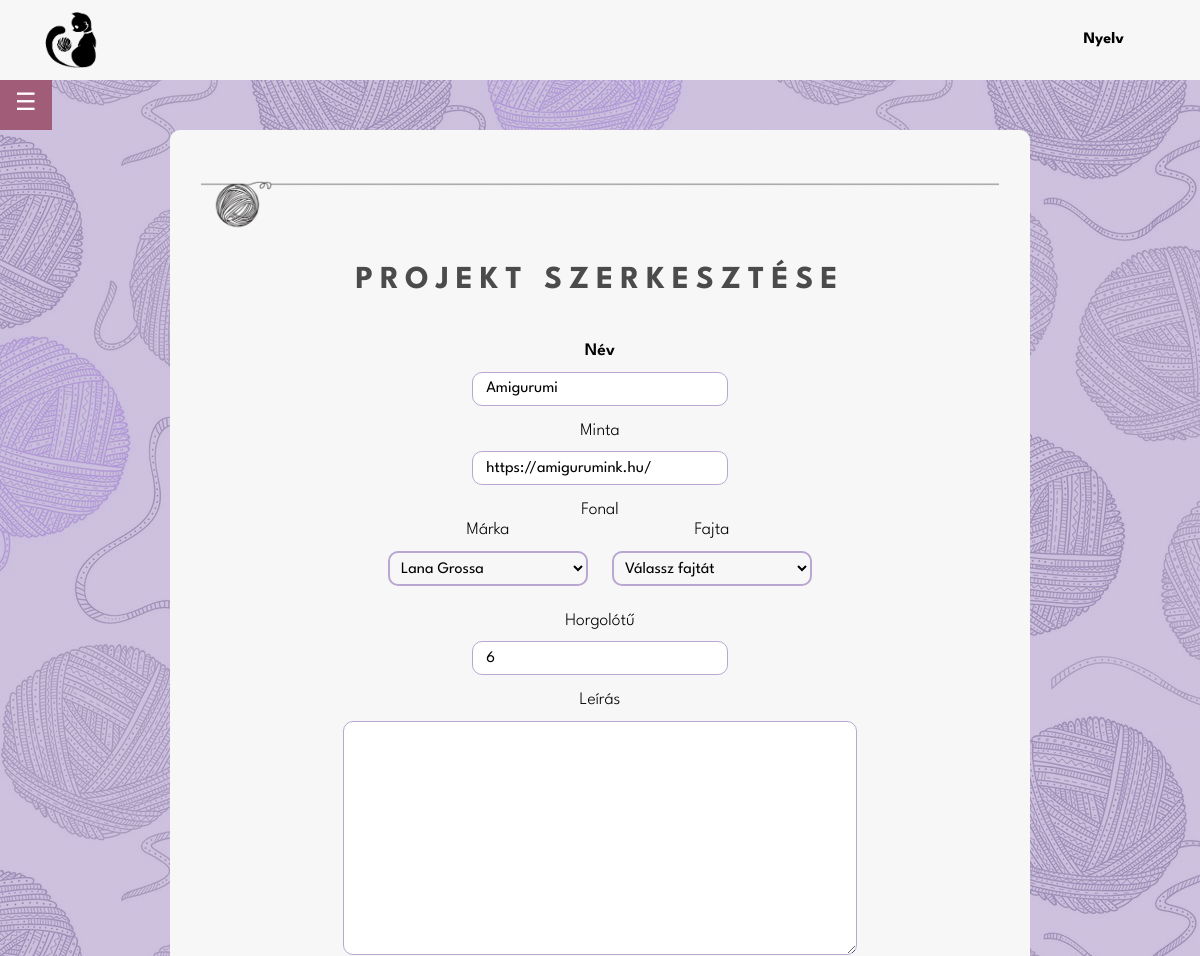
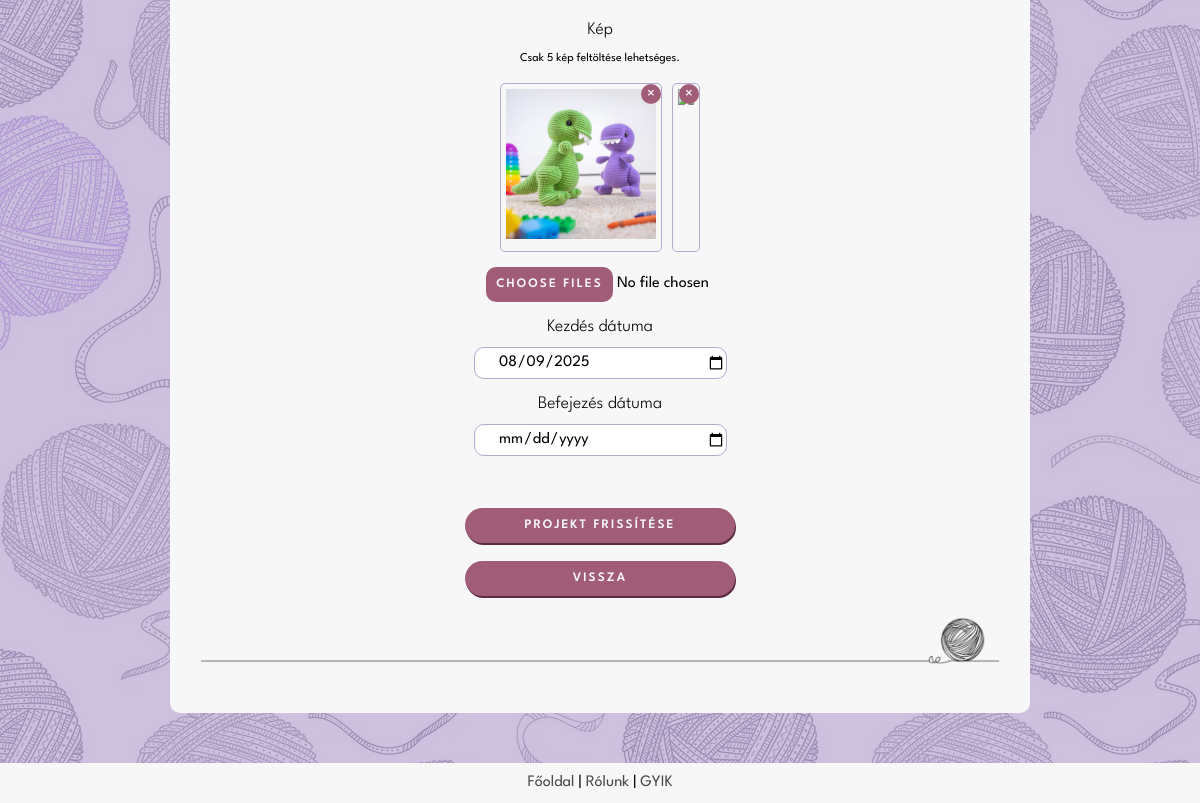
/edit_project.php?id=95 (signed in), run on the app's committed database (2 pictures, top to bottom).
### tables this page shows
CREATE TABLE `projects` (
  `uid` int(11) NOT NULL,
  `id` int(11) NOT NULL,
  `name` varchar(255) NOT NULL,
  `pattern` varchar(1000) DEFAULT NULL,
  `yarn` varchar(255) DEFAULT NULL,
  `hook` decimal(10,0) DEFAULT NULL,
  `description` varchar(1000) DEFAULT NULL,
  `image` varchar(255) DEFAULT NULL,
  `start` date DEFAULT NULL,
  `finish` date DEFAULT NULL
);

CREATE TABLE `yarns` (
  `id` int(11) NOT NULL,
  `brand` set('Drops','Alize','DMC','Kartopu','Nako','Wolans','Yarnart','Himalaya','Schachenmayr','Scheepjes','Lana Grossa','Vlna-Hep','Gründl','Red Heart','Malabrigo') DEFAULT NULL,
  `variety` varchar(255) NOT NULL
);

### backend/lang.php (called while the page is built, shortened)
<?php
    function lang($str) {
        return $str;
    }
?>

### edit_project.php (the view, shortened to what this page needs)
<?php
require $_SERVER['DOCUMENT_ROOT'] . '/project/backend/config.php';
require $_SERVER['DOCUMENT_ROOT'] . '/project/backend/lang.php';
$id = intval($_GET['id']);
$sql = "SELECT id, name, pattern, yarn, hook, description, image, start, finish FROM projects WHERE id=?";
$stmt = $conn->prepare($sql);
$stmt->bind_param("i", $id);
$stmt->execute();
$result = $stmt->get_result();
$row = $result->fetch_assoc();
$current_yarn_id = $row['yarn'];
$existing_image_paths = !empty($row['image']) ? explode(',', $row['image']) : [];
$current_yarn_brand_sql = "SELECT brand FROM yarns WHERE id=?";
$current_yarn_brand_stmt = $conn->prepare($current_yarn_brand_sql);
$current_yarn_brand_stmt->bind_param("i", $current_yarn_id);
$current_yarn_brand_stmt->execute();
$current_yarn_brand_result = $current_yarn_brand_stmt->get_result();
$current_yarn_brand = '';
if ($current_yarn_brand_row = $current_yarn_brand_result->fetch_assoc()) {
    $current_yarn_brand = $current_yarn_brand_row['brand'];
}
$brands = [];
$sql_brands = "SELECT DISTINCT brand FROM yarns ORDER BY brand ASC";
$result_brands = $conn->query($sql_brands);
if ($result_brands->num_rows > 0) {
    while($b_row = $result_brands->fetch_assoc()) {
        $brands[] = $b_row['brand'];
    }
}
?>
<!DOCTYPE html>
<head>
    <?php
    include $_SERVER['DOCUMENT_ROOT'] . '/project/frontend/header.php';
    ?>
</head>
<body>
    <div class="page_container">
        <main class="page_content">
            <div class="main_body">
                <?php
                include $_SERVER['DOCUMENT_ROOT'] . '/project/frontend/sidebar.php';
                ?>
                <div class="main_container">
                    <img src="/project/images/yarn2.png" class="image-center">
                    <h2><?= lang('Projekt szerkesztése') ?></h2>
                    <div>
                        <form action="edit_project.php?id=<?php echo $id; ?>" method="POST" enctype="multipart/form-data">
                            <div class="loginlabel">
                                <label class="label" for="name"><?= lang('Név') ?></label>
                                <br>
                                <input type="text" placeholder="<?= lang('Név') ?>" id="name" name="name" value="<?php echo htmlspecialchars($row['name']); ?>" required>
                            </div>
                            <div class="loginlabel">
                                <label for="pattern"><?= lang('Minta') ?></label>
                                <br>
                                <input type="url" placeholder="<?= lang('Link') ?>" id="pattern" value="<?php echo htmlspecialchars($row['pattern']); ?>" name="pattern">
                            </div>
                            <div class="loginlabel">
                                <label><?= lang('Fonal') ?></label>
                                <br>
                                <div class="yarn_choice">
                                    <label for="brand"><?= lang('Márka') ?></label>
                                    <br>
                                    <select class="yarn_select" id="brand" name="brand">
                                        <?php foreach ($brands as $brand): ?>
                                            <option value="<?= htmlspecialchars($brand) ?>" <?= ($brand == $current_yarn_brand) ? 'selected' : '' ?>>
                                                <?= htmlspecialchars($brand) ?>
                                            </option>
                                        <?php endforeach; ?>
                                    </select>
                                </div>
                                <div class="yarn_choice">
                                    <label for="variety"><?= lang('Fajta') ?></label>
                                    <br>
                                    <select class="yarn_select" id="variety" name="variety">
                                        <option value=""> <?= lang('Válassz fajtát') ?> </option>
                                    </select>
                                </div>
                            </div>
                            <div class="loginlabel">
                                <label for="hook"><?= lang('Horgolótű') ?></label>
                                <br>
                                <input type="number" step=".1" placeholder="<?= lang('Horgolótű') ?>" id="hook" name="hook" value="<?php echo htmlspecialchars($row['hook']); ?>">
                            </div>
                            <div class="loginlabel">
                                <label for="description"><?= lang('Leírás') ?></label>
                                <br>
                                <textarea class="textarea" id="description" name="description"><?php echo htmlspecialchars($row['description']); ?></textarea>
                            </div>
                            <div class="loginlabel">
                                <label for="image"><?= lang('Kép') ?></label>
                                <br>
                                <p style="font-size: 12px;"><?= lang('Csak 5 kép feltöltése lehetséges.') ?></p>
                                <div id="existing-images-container" style="display: flex; flex-wrap: wrap;">
                                    <?php foreach ($existing_image_paths as $image_path):
                                        $trimmed_path = trim($image_path);
                                        if (!empty($trimmed_path)): ?>
                                            <div class="image-preview-item" data-path="<?= htmlspecialchars($trimmed_path) ?>">
                                                <img src="<?= htmlspecialchars($trimmed_path) ?>" style="max-width: 150px; height: auto;">
                                                <button type="button" class="delete-image-btn">&times;</button>
                                            </div>
                                        <?php endif;
                                    endforeach; ?>
                                </div>
                                <input type="file" id="image" name="image[]" class="fileupload" multiple>
                            </div>
                            <div class="loginlabel">
                                <label for="start"><?= lang('Kezdés dátuma') ?></label>
                                <br>
                                <input type="date" id="start" name="start" value="<?php echo htmlspecialchars($row['start'] === '0000-00-00' ? '' : $row['start'] ?? ''); ?>">
                            </div>
                            <div class="loginlabel">
                                <label for="finish"><?= lang('Befejezés dátuma') ?></label>
                                <br>
                                <input type="date" id="finish" name="finish" value="<?php echo htmlspecialchars($row['finish'] === '0000-00-00' ? '' : $row['finish'] ?? ''); ?>">
                            </div>
                            <br><br>
                            <div class="loginlabel">
                                <button class="button" type="submit" name="update_project"><?= lang('Projekt frissítése') ?></button>
                            <br><br>
                                <button type="button" class="button"onclick="location.href = 'project_page.php?id=<?php echo $id; ?>';"><?= lang('Vissza') ?></button>
                            </div>
                        </form>
                        <img src="/project/images/yarn2flipped.png" class="image-center">
                    </div>
                </div>
            </div>
        </main>
    </div>
    <?php
    include $_SERVER['DOCUMENT_ROOT'] . '/project/frontend/footer.php';
    ?>
</body>
</html>

### frontend/style.css (style rules this page uses)
body { font-family: 'League Spartan'; background-image: linear-gradient( rgba(184, 167, 209, 0.7), rgba(184, 167, 209, 0.7) ), url(../images/background.png); min-height: 100vh; display:flex; flex-direction:column; }
h2 { margin-top: 10; letter-spacing: 7px; text-transform: uppercase; font-size: 2em; text-align: center; color: rgb(75, 75, 75); }
label { font-size: 1.1em; font-weight: 300; }
input { width: 250px; height: 30px; border: 1px solid rgb(184, 167, 209); border-radius: 10px; text-indent: 0.7em; font-size: 1em; font-family: 'League Spartan'; margin-top: 10px; }
.loginlabel { padding-top: 15px; }
.main_body { display: flex; justify-content: center; min-width: 40%; align-items: flex-start; gap: 20px; }
.main_container, .main_container_home { background-color: rgb(247, 247, 247); border: none; border-radius: 10px; margin: 100px 0 0 0; text-align: center; width: 800px; padding: 30px 30px 40px 30px; }
.page_container { position: relative; min-height: 95vh; flex-grow: 1; }
.page_content { padding-bottom: 50px; }
@media (max-width: 1200px) { .main_body { margin-top: 100px; } }
@media (max-width: 1200px) { .main_container, .main_container_home { margin: 30px 0 0 0; width: 800px; } }
.yarn_choice { display: inline-block; }
.yarn_select { display: inline-block; width: 200px; border: 2px solid rgb(184, 167, 209); border-radius: 10px; background: rgb(247, 247, 247); padding: 7px; margin: 10px; font-family: 'League Spartan'; font-size: 1em; }
.textarea { border: 1px solid rgb(184, 167, 209); border-radius: 10px; font-size: 1em; font-family: 'League Spartan'; padding: 1em; margin-top: 10px; width: 60%; height: 200px; }
.image-center { margin-top: 20px; margin-left: auto; margin-right: auto; height: 50px; }
.button, .button_inverse, .button-search, .button-link { font-size: small; font-weight: 600; text-transform: uppercase; letter-spacing: 2px; border: none; border-radius: 20px; font-family: 'League Spartan'; text-decoration: none; padding: 10px; }
.button, .button-link { background-color: #a15d78; color: rgb(247, 247, 247); box-shadow: 1px 2px #5c2b3f; width: 270px; }
:root { --sac: 'Monoton', cursive; --comf: 'Comfortaa', cursive; --dark: #1c1c1c; --light: rgb(247, 247, 247); --lilac: rgb(121, 105, 146); }
.label { font-size: 1.1em; font-weight: 600; }
.fileupload { border: none; height: auto; }
#existing-images-container { display: flex; justify-content: center; flex-wrap: wrap; }
.delete-image-btn { position: absolute; top: 0; right: 0; background: #a15d78; color: white; border: none; cursor: pointer; border-radius: 50%; width: 20px; height: 20px; text-align: center; line-height: 20px; }
.image-preview-item { position: relative; margin: 5px; border: 1px solid rgb(184, 167, 209); padding: 5px; border-radius: 5px; }

### data on the page
projects: name "Amigurumi", pattern "https://amigurumink.hu/", hook "6", start "08/09/2025"
yarns: brand "Lana Grossa"

### other printed values
lang('Nyelv') "Nyelv"
lang('Projekt szerkesztése') "PROJEKT SZERKESZTÉSE"
lang('Név') "Név"
lang('Minta') "Minta"
lang('Fonal') "Fonal"
lang('Márka') "Márka"
lang('Fajta') "Fajta"
lang('Horgolótű') "Horgolótű"
lang('Leírás') "Leírás"
lang('Kép') "Kép"
lang('Csak 5 kép feltöltése lehetséges.') "Csak 5 kép feltöltése lehetséges."
lang('Kezdés dátuma') "Kezdés dátuma"
lang('Befejezés dátuma') "Befejezés dátuma"
lang('Projekt frissítése') "PROJEKT FRISSÍTÉSE"
lang('Vissza') "VISSZA"
